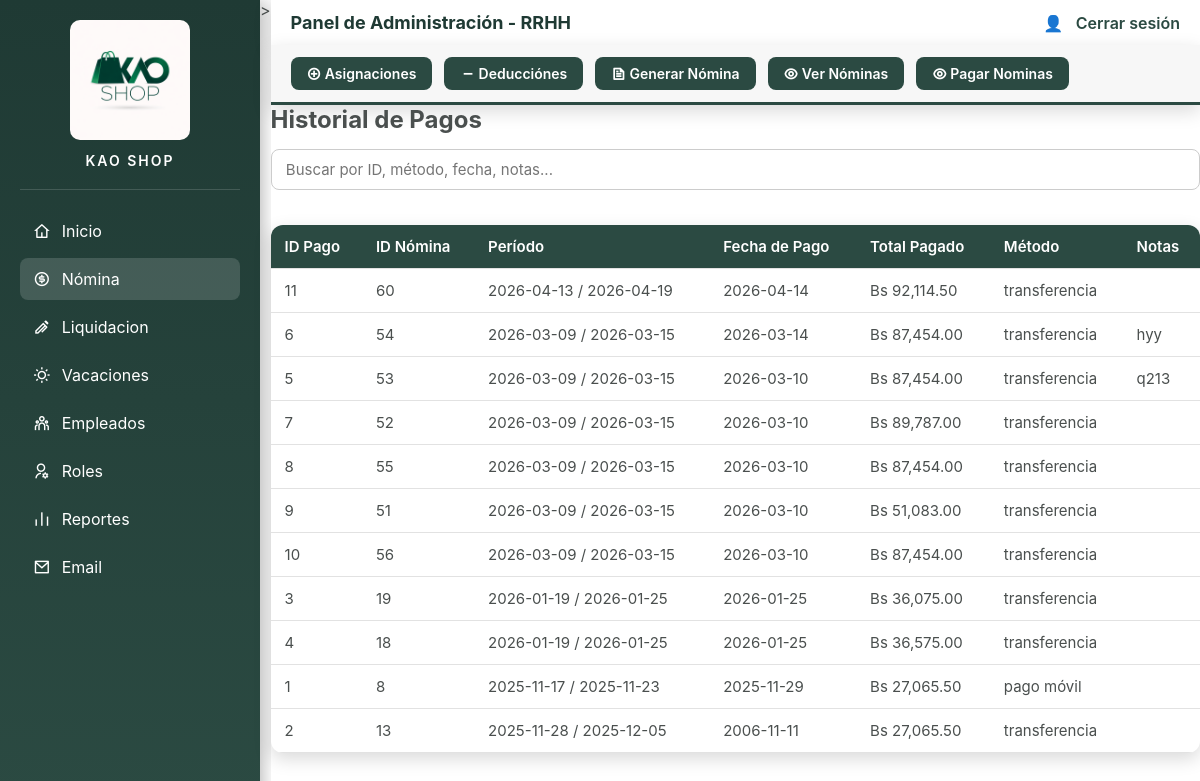
Page /PHP/historial_pagos.php on the committed database.
### tables this page shows
CREATE TABLE `pagos` (
  `id_pago` int(11) NOT NULL,
  `id_nomina` int(11) NOT NULL,
  `fecha_pago` date DEFAULT NULL,
  `total_pagado` decimal(14,2) DEFAULT NULL,
  `metodo` varchar(50) DEFAULT NULL,
  `notas` text DEFAULT NULL
);

CREATE TABLE `nomina` (
  `id_nomina` int(11) NOT NULL,
  `fecha_inicio` date NOT NULL,
  `fecha_fin` date NOT NULL,
  `tipo` enum('semanal','quincenal','mensual') DEFAULT 'mensual',
  `estado` enum('abierta','cerrada','pagada') DEFAULT 'abierta',
  `creada_por` varchar(100) DEFAULT NULL,
  `fecha_creacion` timestamp NOT NULL DEFAULT current_timestamp()
);

### PHP/historial_pagos.php (the view, shortened to what this page needs)
<?php
include("db.php");
$sql = "SELECT p.*, n.fecha_inicio, n.fecha_fin
        FROM pagos p
        JOIN nomina n ON p.id_nomina = n.id_nomina
        ORDER BY p.fecha_pago DESC";
$res = mysqli_query($conexion, $sql);
?>
<!DOCTYPE html>
<html lang="es">
<head>
<link rel="stylesheet" href="../css/historial_de_pagos.css">
<link href="https://cdn.jsdelivr.net/npm/remixicon@4.2.0/fonts/remixicon.css" rel="stylesheet">
</head>
<body>
<aside class="sidebar">
<div class="sidebar-header">
    <img src="../img/logo.png" alt="Logo" class="logo">
    <h3 class="system-title">KAO SHOP</h3>
</div>
    <a href="administrador.php" >
        <i class="ri-home-4-line"></i> Inicio
    </a>
    <a href="nomina.php"class="active">
        <i class="ri-money-dollar-circle-line"></i> Nómina
    </a>
    <a href="liquidacion.php"><i class="ri-ball-pen-line"></i>Liquidacion</a>
    <a href="vacaciones.php">  <i class="ri-sun-line"></i></i> Vacaciones</a>
    <a href="listar_empleados.php">
        <i class="ri-team-line"></i> Empleados
    </a>
    <a href="listar_usuario.php">
        <i class="ri-user-settings-line"></i> Roles
    </a>
    <a href="reportes.php">
        <i class="ri-bar-chart-line"></i> Reportes
    </a>
    <a href="contactar.php">
      <i class="ri-mail-line"></i> Email
    </a>
</aside>>
<div class="main">
<header>
    <h2>Panel de Administración - RRHH</h2>
    <div>
        <span>👤 <?= $_SESSION['usuario'] ?></span>
        <a href="cerrar_sesion.php">Cerrar sesión</a>
    </div>
</header>
    <div class="top-menu">
       <a href="asignaciones.php" class="top-button"><i class="ri-add-circle-line"></i> Asignaciones</a>
       <a href="deducciones.php" class="top-button"><i class="ri-subtract-line"></i> Deducciónes</a>
       <a href="generar_nomina.php" class="top-button"><i class="ri-file-text-line"></i> Generar Nómina</a>
       <a href="ver_nomina.php" class="top-button"><i class="ri-eye-line"></i> Ver Nóminas</a>
       <a href="pagar_nomina.php" class="top-button"><i class="ri-eye-line"></i> Pagar Nominas</a>
    </div>
<div class="contenido">
    <div class="card-container">
        <h2> Historial de Pagos</h2>
        <input type="text" id="buscador" class="buscador" placeholder=" Buscar por ID, método, fecha, notas...">
        <div class="table-container">
            <table id="tablaPagos">
                <thead>
                    <tr>
                        <th>ID Pago</th>
                        <th>ID Nómina</th>
                        <th>Período</th>
                        <th>Fecha de Pago</th>
                        <th>Total Pagado</th>
                        <th>Método</th>
                        <th>Notas</th>
                    </tr>
                </thead>
                <tbody>
                <?php while ($p = mysqli_fetch_assoc($res)) { ?>
                    <tr>
                        <td><?= $p['id_pago'] ?></td>
                        <td><?= $p['id_nomina'] ?></td>
                        <td><?= $p['fecha_inicio'] ?> / <?= $p['fecha_fin'] ?></td>
                        <td><?= $p['fecha_pago'] ?></td>
                        <td>Bs <?= number_format($p['total_pagado'],2) ?></td>
                        <td><?= $p['metodo'] ?></td>
                        <td><?= $p['notas'] ?></td>
                    </tr>
                <?php } ?>
                </tbody>
            </table>
        </div>
    </div>
</div>
</div>
</body>
</html>

### css/historial_de_pagos.css (style rules this page uses)
:root { --green-dark: #1f3a34; --green-mid: #2b4a42; --green-hover: #3f6f61; --white: #ffffff; --white-soft: #f7f7f7; --gray-light-text: #4a4f4e; --card-border: #e2e2e2; --shadow: 0 6px 18px rgba(0,0,0,0.15); --radius: 12px; --sidebar-width: 260px; }
.sidebar-header { text-align:center; padding-bottom:20px; margin-bottom:20px; border-bottom:1px solid rgba(255,255,255,0.15); }
.logo { width:120px; height:auto; border-radius:10px; margin-bottom:8px; }
.system-title { font-size:14px; letter-spacing:2px; font-weight:600; }
* { box-sizing:border-box; margin:0; padding:0; font-family:Inter, Arial, sans-serif; }
body { display:flex; min-height:100vh; background:var(--white); color:var(--gray-light-text); }
.sidebar { width:260px; background:linear-gradient(180deg,#1f3a34,#2b4a42); padding:20px; color:white; display:flex; flex-direction:column; box-shadow:4px 0 15px rgba(0,0,0,0.25); }
.sidebar a { display:flex; align-items:center; gap:11px; padding:11px 13px; margin-bottom:6px; color:white; text-decoration:none; border-radius:8px; transition:0.3s; font-size:16px; }
.sidebar i { font-size:17px; }
.sidebar a.active { background:rgba(255,255,255,0.15); }
.sidebar a.active::before { content:""; position:absolute; left:-10px; top:50%; transform:translateY(-50%); width:6px; height:28px; background:white; border-radius:4px; }
.main { flex:1; display:flex; flex-direction:column; background: var(--white); }
header { background:var(--white); padding:12px 20px; display:flex; justify-content:space-between; align-items:center; box-shadow:var(--shadow); }
header h2 { font-size:18px; color:var(--green-dark); }
header a { color:var(--green-mid); text-decoration:none; font-weight:600; margin-left:8px; }
.top-menu { background:var(--white-soft); padding:12px 20px; display:flex; gap:12px; box-shadow:var(--shadow); border-bottom:3px solid var(--green-mid); flex-wrap:wrap; }
.top-button { padding:8px 16px; background:var(--green-mid); color:white; border-radius:8px; text-decoration:none; font-size:14px; font-weight:600; transition:0.2s; }
table { width:94%; border-collapse:collapse; background:var(--white); border-radius:var(--radius); box-shadow:var(--shadow); overflow:hidden; margin-top:20px; }
table { width: 100%; border-collapse: collapse; font-size: 15px; }
table th { background:var(--green-mid); color:white; font-weight:600; }
table th, table td { padding: 12px 14px; text-align: left; border-bottom: 1px solid var(--card-border); }

### PHP/historial_pagos.php (style rules this page uses)
.buscador { width: 100%; padding: 10px; margin: 15px 0; border-radius: 8px; border: 1px solid #ccc; font-size: 15px; }

### rows in the picture
pagos: id_pago "11", id_nomina "60", id_nomina.fecha_inicio "2026-04-13", id_nomina.fecha_fin "2026-04-19", fecha_pago "2026-04-14", total_pagado "92,114.50", metodo "transferencia"
pagos: id_pago "6", id_nomina "54", id_nomina.fecha_inicio "2026-03-09", id_nomina.fecha_fin "2026-03-15", fecha_pago "2026-03-14", total_pagado "87,454.00", metodo "transferencia", notas "hyy"
pagos: id_pago "5", id_nomina "53", id_nomina.fecha_inicio "2026-03-09", id_nomina.fecha_fin "2026-03-15", fecha_pago "2026-03-10", total_pagado "87,454.00", metodo "transferencia", notas "q213"
pagos: id_pago "7", id_nomina "52", id_nomina.fecha_inicio "2026-03-09", id_nomina.fecha_fin "2026-03-15", fecha_pago "2026-03-10", total_pagado "89,787.00", metodo "transferencia"
pagos: id_pago "8", id_nomina "55", id_nomina.fecha_inicio "2026-03-09", id_nomina.fecha_fin "2026-03-15", fecha_pago "2026-03-10", total_pagado "87,454.00", metodo "transferencia"
pagos: id_pago "9", id_nomina "51", id_nomina.fecha_inicio "2026-03-09", id_nomina.fecha_fin "2026-03-15", fecha_pago "2026-03-10", total_pagado "51,083.00", metodo "transferencia"
pagos: id_pago "10", id_nomina "56", id_nomina.fecha_inicio "2026-03-09", id_nomina.fecha_fin "2026-03-15", fecha_pago "2026-03-10", total_pagado "87,454.00", metodo "transferencia"
pagos: id_pago "3", id_nomina "19", id_nomina.fecha_inicio "2026-01-19", id_nomina.fecha_fin "2026-01-25", fecha_pago "2026-01-25", total_pagado "36,075.00", metodo "transferencia"
pagos: id_pago "4", id_nomina "18", id_nomina.fecha_inicio "2026-01-19", id_nomina.fecha_fin "2026-01-25", fecha_pago "2026-01-25", total_pagado "36,575.00", metodo "transferencia"
pagos: id_pago "1", id_nomina "8", id_nomina.fecha_inicio "2025-11-17", id_nomina.fecha_fin "2025-11-23", fecha_pago "2025-11-29", total_pagado "27,065.50", metodo "pago móvil"
pagos: id_pago "2", id_nomina "13", id_nomina.fecha_inicio "2025-11-28", id_nomina.fecha_fin "2025-12-05", fecha_pago "2006-11-11", total_pagado "27,065.50", metodo "transferencia"
